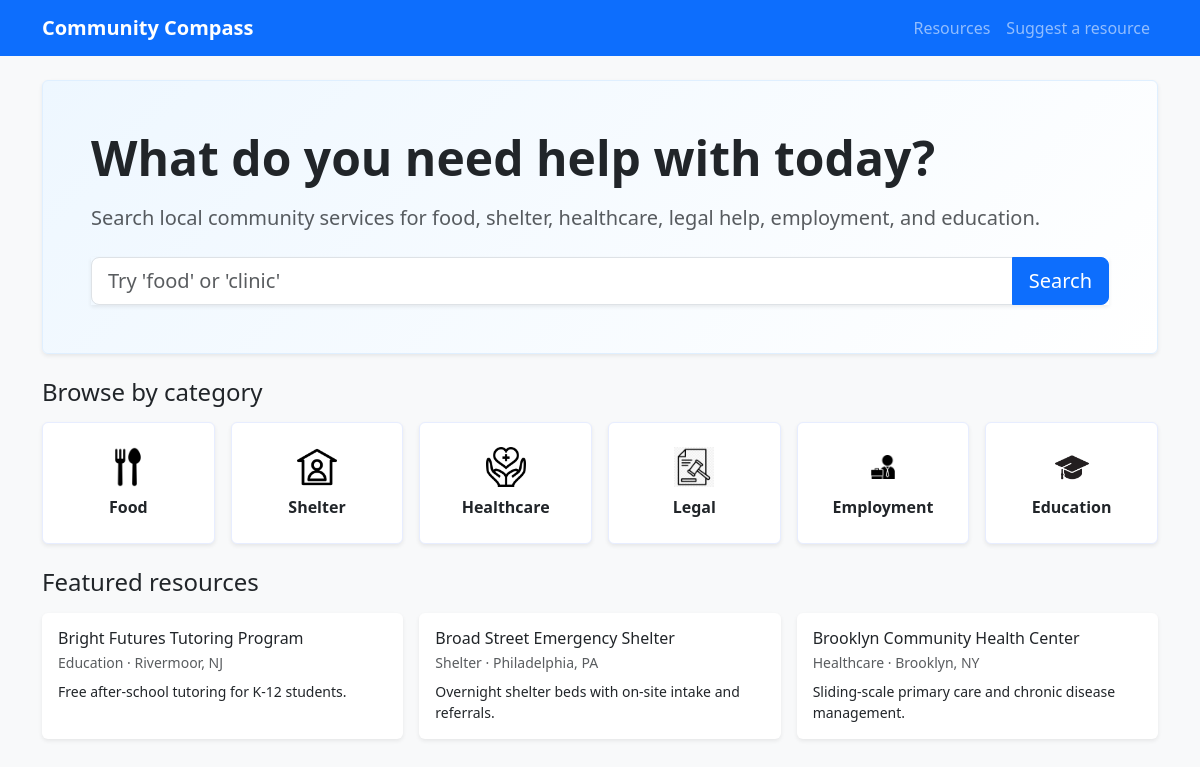
The page / on the database its author committed.
### app.py (models this page shows, shortened)
class Resource(db.Model):
    id = db.Column(db.Integer, primary_key=True)
    name = db.Column(db.String(150), nullable=False)
    category = db.Column(db.String(50), nullable=False)
    description = db.Column(db.Text)
    address = db.Column(db.String(255))
    city = db.Column(db.String(80))
    state = db.Column(db.String(80))
    phone = db.Column(db.String(50))
    website = db.Column(db.String(255))
    hours = db.Column(db.String(100))
    latitude = db.Column(db.Float)
    longitude = db.Column(db.Float)
    is_approved = db.Column(db.Boolean, nullable=False, default=True)

### app.py (the view)
@app.route('/')
def home():
    featured = Resource.query.filter_by(is_approved=True).order_by(Resource.name).limit(3).all()
    return render_template('home.html', categories=CATEGORIES, featured=featured)

### templates/home.html
{% extends 'base.html' %}
{% block content %}
<div class="row gy-4">
    <div class="col-12">
        <div class="hero-card p-5 rounded shadow-sm">
            <h1 class="display-5 fw-bold mb-3">What do you need help with today?</h1>
            <p class="lead text-muted">Search local community services for food, shelter, healthcare, legal help, employment, and education.</p>
            <form action="{{ url_for('list_resources') }}" method="get" class="mt-4">
                <div class="input-group input-group-lg shadow-sm">
                    <input type="text" name="q" class="form-control" placeholder="Try 'food' or 'clinic'" aria-label="Search resources">
                    <button class="btn btn-primary" type="submit">Search</button>
                </div>
            </form>
        </div>
    </div>
    <div class="col-12">
        <h2 class="h4 mb-3">Browse by category</h2>
        <div class="row g-3">
            {% for name, icon in categories.items() %}
                <div class="col-sm-6 col-md-4 col-xl-2">
                    <a href="{{ url_for('list_resources', category=name) }}" class="category-card d-block rounded shadow-sm text-decoration-none p-4 text-center">
                        <img src="{{ url_for('static', filename='icons/' ~ icon ~ '.png') }}" alt="{{ name }} icon" class="category-icon mb-2">
                        <div class="fw-bold">{{ name }}</div>
                    </a>
                </div>
            {% endfor %}
        </div>
    </div>
    <div class="col-12">
        <h2 class="h4 mb-3">Featured resources</h2>
        <div class="row row-cols-1 row-cols-md-3 g-3">
            {% for resource in featured %}
                <div class="col">
                    <div class="card resource-preview-card shadow-sm h-100">
                        <div class="card-body">
                            <a href="{{ url_for('resource_detail', resource_id=resource.id) }}" class="h6 d-block mb-1 text-decoration-none">{{ resource.name }}</a>
                            <div class="small text-muted mb-2">{{ resource.category }} · {{ resource.city }}, {{ resource.state }}</div>
                            <p class="small mb-0">{{ resource.description }}</p>
                        </div>
                    </div>
                </div>
            {% endfor %}
        </div>
    </div>
</div>
{% endblock %}

### templates/base.html (shortened to what this page needs)
<!doctype html>
<html>
<head>
    <link href="https://cdn.jsdelivr.net/npm/bootstrap@5.3.3/dist/css/bootstrap.min.css" rel="stylesheet">
    <link rel="stylesheet" href="https://unpkg.com/leaflet/dist/leaflet.css" />
    <link rel="stylesheet" href="{{ url_for('static', filename='css/style.css') }}">
</head>
<body>
    <nav class="navbar navbar-expand-lg navbar-dark bg-primary">
        <div class="container">
            <a class="navbar-brand fw-bold" href="{{ url_for('home') }}">Community Compass</a>
            <div class="navbar-nav ms-auto">
                <a class="nav-link" href="{{ url_for('list_resources') }}">Resources</a>
                <a class="nav-link" href="{{ url_for('suggest_resource') }}">Suggest a resource</a>
            </div>
        </div>
    </nav>
    <main class="container py-4">
        {% block content %}{% endblock %}
    </main>
</body>
</html>

### static/css/style.css (style rules this page uses)
body { background-color: #f8f9fa; }
.hero-card { background: linear-gradient(135deg, #eef7ff 0%, #ffffff 100%); border: 1px solid #dfefff; }
.category-card { background-color: #ffffff; border: 1px solid #e7edff; transition: transform 0.2s ease, box-shadow 0.2s ease; color: inherit; }
.category-icon { width: 40px; height: 40px; object-fit: contain; display: block; margin-left: auto; margin-right: auto; }
.resource-preview-card { background-color: #ffffff; border: 1px solid #000080; }
.card { border: 0; }

### rows shown on the page
Resource: name "Bright Futures Tutoring Program", category "Education", city "Rivermoor", state "NJ", description "Free after-school tutoring for K-12 students."
Resource: name "Broad Street Emergency Shelter", category "Shelter", city "Philadelphia", state "PA", description "Overnight shelter beds with on-site intake and referrals."
Resource: name "Brooklyn Community Health Center", category "Healthcare", city "Brooklyn", state "NY", description "Sliding-scale primary care and chronic disease management."

### other values the page prints
{{ name }} "Food" "Shelter" "Healthcare" "Legal" "Employment" "Education"
